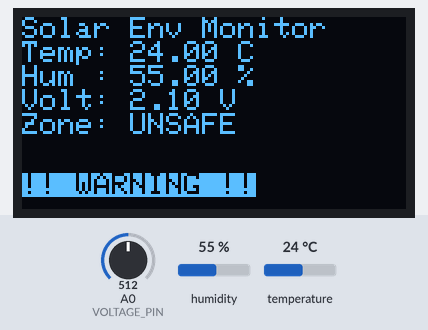
Bench run of a sketch on a simulated ESP8266 (NodeMCU). Parts: 128×64 one-colour display. The test bench sets the inputs (shaded band); at power-on: humidity 55 %, A0 (VOLTAGE_PIN) = 512, temperature 24 °C. WiFi joins after 1.5 s; servers stay silent unless stated; what the sketch prints to the serial monitor is not drawn.

Above: at 2.7 s.
2.8 s: humidity set to 22 %
At 5.8 s:
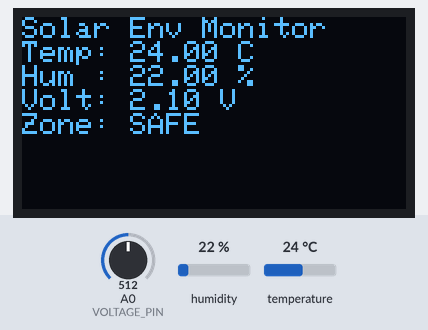
6.7 s: humidity set to 49 %
At 8.7 s:
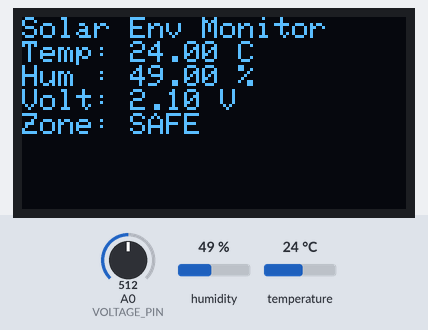
10.6 s: humidity set to 52 %
At 11.6 s:
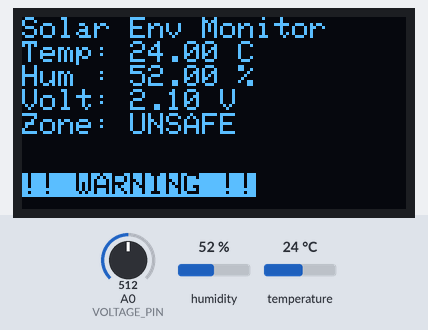
14.5 s: A0 (VOLTAGE_PIN) set to 716
At 17.4 s:
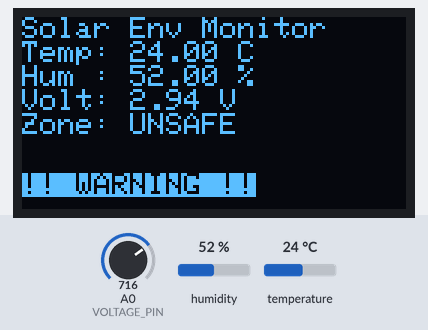
18.4 s: A0 (VOLTAGE_PIN) set to 900
At 20.2 s:
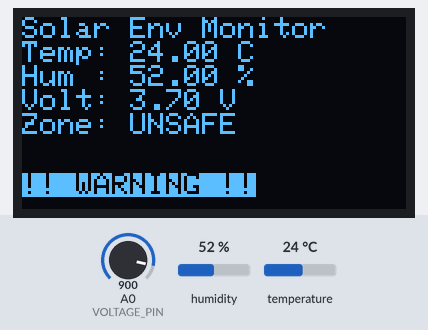
22.3 s: temperature set to 12 °C
At 24.3 s:
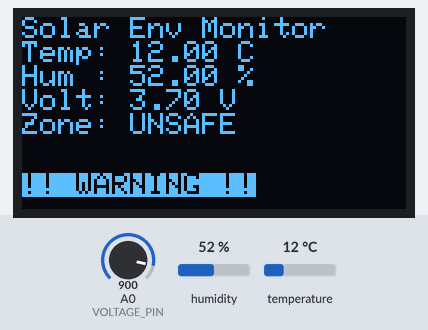
Timing chart, 0 to 25.8 s (numbered marks = the images above; inputs shaded):
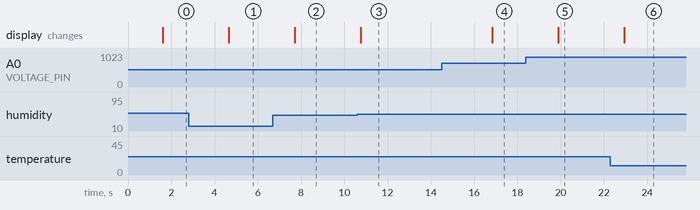

The sketch:

ecosafe.ino
```cpp
#include <ESP8266WiFi.h>
#include <ESP8266WebServer.h>
#include <DHT.h>
#include <Adafruit_GFX.h>
#include <Adafruit_SSD1306.h>

// --- Wi-Fi Credentials ---
const char* ssid = "San";
const char* password = "shutup..";

// --- OLED Display Setup ---
#define SCREEN_WIDTH 128
#define SCREEN_HEIGHT 64
#define OLED_RESET -1
Adafruit_SSD1306 display(SCREEN_WIDTH, SCREEN_HEIGHT, &Wire, OLED_RESET);

// --- Sensor Pin Configuration ---
#define DHTPIN D4
#define DHTTYPE DHT11
#define VOLTAGE_PIN A0

// --- Sensor Objects ---
DHT dht(DHTPIN, DHTTYPE);
ESP8266WebServer server(80);

// --- Global Variables ---
float temperature, humidity, voltage;
String zone = "SAFE";

// --- Function to Display Data on OLED ---
void displayToOLED() {
    display.clearDisplay();
    display.setTextSize(1);
    display.setTextColor(WHITE);
    display.setCursor(0, 0);

    display.println("Solar Env Monitor");
    display.print("Temp: "); display.print(temperature); display.println(" C");
    display.print("Hum : "); display.print(humidity); display.println(" %");
    display.print("Volt: "); display.print(voltage); display.println(" V");
    display.print("Zone: "); display.println(zone);

    if (zone == "UNSAFE") {
        display.setTextColor(BLACK, WHITE);
        display.setCursor(0, 52);
        display.println("!! WARNING !!");
    }

    display.display();
}

// --- API Data Endpoint ---
void handleData() {
    String json = "{";
    json += "\"temperature\":" + String(temperature) + ",";
    json += "\"humidity\":" + String(humidity) + ",";
    json += "\"voltage\":" + String(voltage) + ",";
    json += "\"zone\":\"" + zone + "\"";
    json += "}";
    server.send(200, "application/json", json);
}

// --- Updated Web Server Function ---
void handleRoot() {
    String html = R"rawliteral(
        <!DOCTYPE html>
        <html>
        <head>
          <meta charset="UTF-8">
          <title>EcoSafe 5G Dashboard</title>
          <meta name="viewport" content="width=device-width, initial-scale=1">
          <style>
            body {font-family: 'Segoe UI', sans-serif; background-color: #eaf6f6; margin: 0; padding: 20px; color: #333;}
            h1 {text-align: center; color: #2c7873; margin-bottom: 30px;}
            .container {max-width: 600px; margin: auto;}
            .card {background: #fff; border-radius: 10px; padding: 20px; margin-bottom: 20px; box-shadow: 0 4px 12px rgba(0,0,0,0.1); text-align: center;}
            .card h2 {margin-top: 0; color: #004445;}
            .icon {font-size: 36px; margin-bottom: 10px;}
            .battery-bar {height: 20px; width: 100%; background: #ddd; border-radius: 10px; overflow: hidden; margin-top: 10px;}
            .battery-level {height: 100%; width: 0%; background: #2c7873; text-align: right; padding-right: 5px; color: white; font-size: 14px; transition: width 0.5s ease;}
            .footer {text-align: center; font-size: 12px; color: #666; margin-top: 40px;}
          </style>
        </head>
        <body>
          <h1>EcoSafe 5G Tower Dashboard</h1>
          <div class="container">
            <div class="card"><div class="icon">🔋</div><h2>Battery Voltage</h2><p id="voltage">-- V</p>
              <div class="battery-bar"><div id="batteryLevel" class="battery-level">--%</div></div></div>
            <div class="card"><div class="icon">🌡</div><h2>Temperature</h2><p id="temperature">-- °C</p></div>
            <div class="card"><div class="icon">💧</div><h2>Humidity</h2><p id="humidity">--%</p></div>
            <div class="card"><div class="icon">📍</div><h2>Zone</h2><p id="zone">--</p></div>
          </div>
          <div class="footer">&copy; 2025 EcoSafe 5G | Powered by Solar & ESP32</div>
          <script>
            function updateDashboard(data) {
              document.getElementById("voltage").innerText = data.voltage.toFixed(2) + " V";
              document.getElementById("temperature").innerText = data.temperature.toFixed(1) + " °C";
              document.getElementById("humidity").innerText = data.humidity.toFixed(1) + "%";
              document.getElementById("zone").innerText = data.zone || "Unknown";

              let batteryPercent = Math.min(Math.max((data.voltage - 3.0) / (4.2 - 3.0) * 100, 0), 100);
              let batteryLevelDiv = document.getElementById("batteryLevel");
              batteryLevelDiv.style.width = batteryPercent + "%";
              batteryLevelDiv.innerText = Math.round(batteryPercent) + "%";

              batteryLevelDiv.style.background = batteryPercent < 25 ? "#d9534f" : batteryPercent < 60 ? "#f0ad4e" : "#2c7873";
            }
            setInterval(() => {
              fetch("/data").then(res => res.json()).then(updateDashboard).catch(console.error);
            }, 2000);
          </script>
        </body>
        </html>
    )rawliteral";

    server.send(200, "text/html", html);
}

// --- Setup Function ---
void setup() {
    Serial.begin(115200);
    dht.begin();
    pinMode(VOLTAGE_PIN, INPUT);

    display.begin(SSD1306_SWITCHCAPVCC, 0x3C);
    display.clearDisplay();
    display.display();

    WiFi.begin(ssid, password);
    while (WiFi.status() != WL_CONNECTED) {
        delay(500);
        Serial.print(".");
    }
    Serial.println("\nConnected to Wi-Fi. IP: ");
    Serial.println(WiFi.localIP());

    server.on("/", handleRoot);
    server.on("/data", handleData);
    server.begin();
}

// --- Main Loop ---
void loop() {
    temperature = dht.readTemperature();
    humidity = dht.readHumidity();
    voltage = (analogRead(VOLTAGE_PIN) / 1023.0) * 4.2;

    zone = (temperature > 50 || humidity > 50) ? "UNSAFE" : "SAFE";

    displayToOLED();
    server.handleClient();

    delay(3000);
}
```

Measured:
- the behaviour switches between 50 and 51 % on humidity (found by bisection; images 2 and 3)
- after the input at 2.8 s, the display: changes after 1.9 s (image 1)
- after the input at 6.7 s, the display: changes after 1.0 s (image 2)
- after the input at 10.6 s, the display: changes after 0.15 s (image 3)
- after the input at 14.5 s, the display: changes after 2.4 s (image 4)
- after the input at 18.4 s, the display: changes after 1.5 s (image 5)
- after the input at 22.3 s, the display: changes after 0.65 s (image 6)
